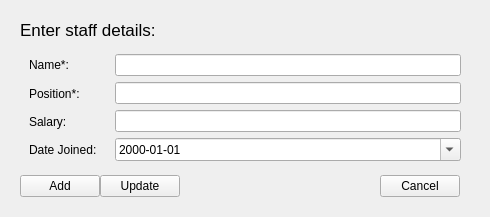
                   <widget class="QWidget" name="create_page">
                    <layout class="QVBoxLayout" name="verticalLayout_41">
                     <item>
                      <widget class="QFrame" name="staff_add_frame_4">
                       <property name="sizePolicy">
                        <sizepolicy hsizetype="Preferred" vsizetype="Preferred">
                         <horstretch>0</horstretch>
                         <verstretch>0</verstretch>
                        </sizepolicy>
                       </property>
                       <property name="maximumSize">
                        <size>
                         <width>600</width>
                         <height>16777215</height>
                        </size>
                       </property>
                       <property name="frameShape">
                        <enum>QFrame::NoFrame</enum>
                       </property>
                       <property name="frameShadow">
                        <enum>QFrame::Raised</enum>
                       </property>
                       <layout class="QVBoxLayout" name="verticalLayout_28">
                        <item>
                         <widget class="QFrame" name="frame_13">
                          <property name="sizePolicy">
                           <sizepolicy hsizetype="Preferred" vsizetype="MinimumExpanding">
                            <horstretch>0</horstretch>
                            <verstretch>0</verstretch>
                           </sizepolicy>
                          </property>
                          <property name="frameShape">
                           <enum>QFrame::NoFrame</enum>
                          </property>
                          <property name="frameShadow">
                           <enum>QFrame::Raised</enum>
                          </property>
                          <layout class="QVBoxLayout" name="verticalLayout_32">
                           <property name="spacing">
                            <number>0</number>
                           </property>
                           <property name="leftMargin">
                            <number>0</number>
                           </property>
                           <property name="topMargin">
                            <number>0</number>
                           </property>
                           <property name="rightMargin">
                            <number>0</number>
                           </property>
                           <property name="bottomMargin">
                            <number>0</number>
                           </property>
                           <item>
                            <widget class="QFrame" name="frame_15">
                             <property name="sizePolicy">
                              <sizepolicy hsizetype="Preferred" vsizetype="Preferred">
                               <horstretch>0</horstretch>
                               <verstretch>0</verstretch>
                              </sizepolicy>
                             </property>
                             <property name="frameShape">
                              <enum>QFrame::NoFrame</enum>
                             </property>
                             <property name="frameShadow">
                              <enum>QFrame::Raised</enum>
                             </property>
                             <layout class="QVBoxLayout" name="verticalLayout_36">
                              <property name="spacing">
                               <number>5</number>
                              </property>
                              <property name="leftMargin">
                               <number>0</number>
                              </property>
                              <property name="topMargin">
                               <number>0</number>
                              </property>
                              <property name="rightMargin">
                               <number>0</number>
                              </property>
                              <property name="bottomMargin">
                               <number>0</number>
                              </property>
                              <item>
                               <widget class="QFrame" name="frame_21">
                                <property name="frameShape">
                                 <enum>QFrame::NoFrame</enum>
                                </property>
                                <property name="frameShadow">
                                 <enum>QFrame::Raised</enum>
                                </property>
                                <layout class="QVBoxLayout" name="verticalLayout_37">
                                 <property name="spacing">
                                  <number>0</number>
                                 </property>
                                 <property name="leftMargin">
                                  <number>0</number>
                                 </property>
                                 <property name="topMargin">
                                  <number>0</number>
                                 </property>
                                 <property name="rightMargin">
                                  <number>0</number>
                                 </property>
                                 <property name="bottomMargin">
                                  <number>0</number>
                                 </property>
                                 <item>
                                  <widget class="QLabel" name="headingLabel_3">
                                   <property name="font">
                                    <font>
                                     <pointsize>13</pointsize>
                                     <weight>50</weight>
                                     <bold>false</bold>
                                    </font>
                                   </property>
                                   <property name="text">
                                    <string>Enter staff details:</string>
                                   </property>
                                   <property name="alignment">
                                    <set>Qt::AlignLeading|Qt::AlignLeft|Qt::AlignVCenter</set>
                                   </property>
                                  </widget>
                                 </item>
                                </layout>
                               </widget>
                              </item>
                              <item>
                               <widget class="QFrame" name="frame_16">
                                <property name="sizePolicy">
                                 <sizepolicy hsizetype="Preferred" vsizetype="Preferred">
                                  <horstretch>0</horstretch>
                                  <verstretch>0</verstretch>
                                 </sizepolicy>
                                </property>
                                <property name="frameShape">
                                 <enum>QFrame::NoFrame</enum>
                                </property>
                                <property name="frameShadow">
                                 <enum>QFrame::Raised</enum>
                                </property>
                                <layout class="QHBoxLayout" name="horizontalLayout_17">
                                 <property name="spacing">
                                  <number>0</number>
                                 </property>
                                 <property name="leftMargin">
                                  <number>0</number>
                                 </property>
                                 <property name="topMargin">
                                  <number>0</number>
                                 </property>
                                 <property name="rightMargin">
                                  <number>0</number>
                                 </property>
                                 <property name="bottomMargin">
                                  <number>0</number>
                                 </property>
                                 <item>
                                  <widget class="QFrame" name="frame_26">
                                   <property name="frameShape">
                                    <enum>QFrame::NoFrame</enum>
                                   </property>
                                   <property name="frameShadow">
                                    <enum>QFrame::Raised</enum>
                                   </property>
                                   <layout class="QVBoxLayout" name="verticalLayout_16">
                                    <item>
                                     <widget class="QLabel" name="nameLable_2">
                                      <property name="text">
                                       <string>Name*:</string>
                                      </property>
                                     </widget>
                                    </item>
                                    <item>
                                     <widget class="QLabel" name="positionLabel">
                                      <property name="text">
                                       <string>Position*:</string>
                                      </property>
                                     </widget>
                                    </item>
                                    <item>
                                     <widget class="QLabel" name="salaryLable">
                                      <property name="text">
                                       <string>Salary:</string>
                                      </property>
                                     </widget>
                                    </item>
                                    <item>
                                     <widget class="QLabel" name="dateJoinedLable">
                                      <property name="text">
                                       <string>Date Joined:</string>
                                      </property>
                                     </widget>
                                    </item>
                                   </layout>
                                  </widget>
                                 </item>
                                 <item>
                                  <widget class="QFrame" name="frame_27">
                                   <property name="frameShape">
                                    <enum>QFrame::NoFrame</enum>
                                   </property>
                                   <property name="frameShadow">
                                    <enum>QFrame::Raised</enum>
                                   </property>
                                   <layout class="QVBoxLayout" name="verticalLayout_35">
                                    <item>
                                     <widget class="QLineEdit" name="nameLineEdit_2"/>
                                    </item>
                                    <item>
                                     <widget class="QLineEdit" name="positionLineEdit"/>
                                    </item>
                                    <item>
                                     <widget class="QLineEdit" name="salaryLineEdit"/>
                                    </item>
                                    <item>
                                     <widget class="QDateEdit" name="dateEdit">
                                      <property name="displayFormat">
                                       <string>yyyy-MM-dd</string>
                                      </property>
                                      <property name="calendarPopup">
                                       <bool>true</bool>
                                      </property>
                                     </widget>
                                    </item>
                                   </layout>
                                  </widget>
                                 </item>
                                </layout>
                               </widget>
                              </item>
                              <item alignment="Qt::AlignBottom">
                               <widget class="QFrame" name="frame_20">
                                <property name="frameShape">
                                 <enum>QFrame::NoFrame</enum>
                                </property>
                                <property name="frameShadow">
                                 <enum>QFrame::Raised</enum>
                                </property>
                                <layout class="QHBoxLayout" name="horizontalLayout_9">
                                 <property name="spacing">
                                  <number>0</number>
                                 </property>
                                 <property name="leftMargin">
                                  <number>0</number>
                                 </property>
                                 <property name="topMargin">
                                  <number>0</number>
                                 </property>
                                 <property name="rightMargin">
                                  <number>10</number>
                                 </property>
                                 <property name="bottomMargin">
                                  <number>0</number>
                                 </property>
                                 <item>
                                  <widget class="QPushButton" name="addButton_5">
                                   <property name="cursor">
                                    <cursorShape>PointingHandCursor</cursorShape>
                                   </property>
                                   <property name="text">
                                    <string>Add</string>
                                   </property>
                                   <property name="icon">
                                    <iconset resource="resources.qrc">
                                     <normaloff>:/icons/icons/plus.png</normaloff>:/icons/icons/plus.png</iconset>
                                   </property>
                                  </widget>
                                 </item>
                                 <item>
                                  <widget class="QPushButton" name="updateButton_5">
                                   <property name="cursor">
                                    <cursorShape>PointingHandCursor</cursorShape>
                                   </property>
                                   <property name="text">
                                    <string>Update</string>
                                   </property>
                                   <property name="icon">
                                    <iconset resource="resources.qrc">
                                     <normaloff>:/icons/icons/book.png</normaloff>:/icons/icons/book.png</iconset>
                                   </property>
                                  </widget>
                                 </item>
                                 <item>
                                  <spacer name="horizontalSpacer_5">
                                   <property name="orientation">
                                    <enum>Qt::Horizontal</enum>
                                   </property>
                                   <property name="sizeHint" stdset="0">
                                    <size>
                                     <width>200</width>
                                     <height>20</height>
                                    </size>
                                   </property>
                                  </spacer>
                                 </item>
                                 <item>
                                  <widget class="QPushButton" name="cancelButton_5">
                                   <property name="cursor">
                                    <cursorShape>PointingHandCursor</cursorShape>
                                   </property>
                                   <property name="text">
                                    <string>Cancel</string>
                                   </property>
                                   <property name="icon">
                                    <iconset resource="resources.qrc">
                                     <normaloff>:/icons/icons/cross.png</normaloff>:/icons/icons/cross.png</iconset>
                                   </property>
                                  </widget>
                                 </item>
                                </layout>
                               </widget>
                              </item>
                             </layout>
                            </widget>
                           </item>
                          </layout>
                         </widget>
                        </item>
                       </layout>
                      </widget>
                     </item>
                    </layout>
                   </widget>
